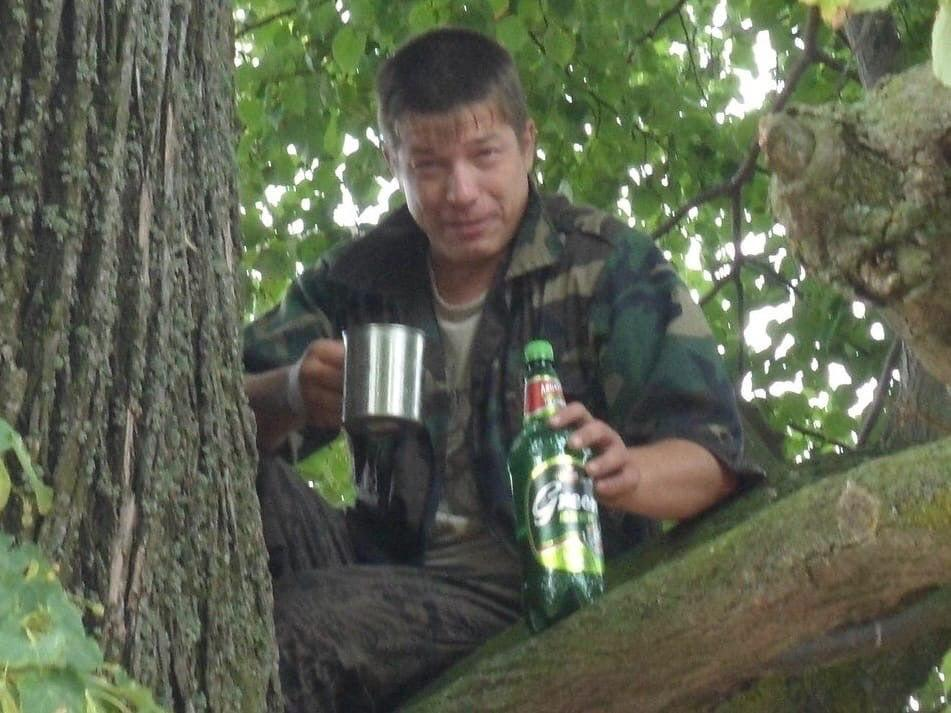
#> input picture assets/kiber_druzhina.jpg, 951 x 713 px
$ python -i collage.py   (imports and definitions only)
#> lines starting #> are read from the running program, lines starting #| are printed output that depends on the picture
"""Arena collage: fighters side by side (duel) or in a 2×2 grid (tournament).

Each fighter is a card: a coloured strip with its letter or number on top, the pic below it,
whole and uncovered. The strip carries the same colour as the vote buttons and bars (🟥 🟦 🟩 🟨),
so voters match card, line and button at a glance. All cards of a collage are the same size,
whatever the pics' shapes, so the layout never shifts.
"""

from io import BytesIO

from PIL import Image, ImageDraw, ImageFont

CELL_WIDTH = 600
STRIP = 64  # the label strip over each pic
PAD = 18  # canvas edge
GAP = 14  # between cards
RADIUS = 22
INSET = 10  # the pic keeps off the card's rounded edges
BODY_HEIGHT = {2: (420, 820), 4: (340, 600)}  # (min, max) pic area per card: duel, tournament
BACKGROUND = (17, 18, 22)
CARD = (34, 36, 43)
# Same colours as the vote bars and buttons: 🟥 🟦 🟩 🟨
BADGE_COLORS = ((229, 57, 53), (30, 136, 229), (67, 160, 71), (253, 216, 53))
BADGE_TEXT = ((255, 255, 255), (255, 255, 255), (255, 255, 255), (33, 33, 33))
DUEL_BADGES = ("A", "B")
TOURNAMENT_BADGES = ("1", "2", "3", "4")
SUPERSAMPLE = 2  # rounded corners are drawn larger and scaled down: Pillow doesn't antialias shapes


# [16 lines left out: functions _fit, _rounded, not called in this run]


# Evolution frames by stage index (see bot.core.shop.STAGES): beast silver, dragon gold, deity violet.
STAGE_FRAMES = {2: (192, 199, 207), 3: (255, 196, 0), 4: (170, 90, 255)}
STAGE_FRAME_WIDTH = 6
COSMETIC_FRAME_WIDTH = 10


# [16 lines left out: function _card, not called in this run]


def build(images: list[bytes], stages: list[int] | None = None, frames: list[tuple | None] | None = None) -> bytes:
    """2 images → two cards side by side, 4 images → 2×2. Returns JPEG bytes.
    stages: evolution stage per pic; evolved pics get a coloured frame.
    frames: a cosmetic frame colour per pic (from a chest), wider, instead of the stage frame."""
    if len(images) not in (2, 4):
        raise ValueError("collage needs 2 or 4 images")
    low, high = BODY_HEIGHT[len(images)]
    pictures = [_fit(image, (CELL_WIDTH - 2 * INSET, high - 2 * INSET)) for image in images]
    body = max(low, min(high, max(picture.height for picture in pictures) + 2 * INSET))
    labels = DUEL_BADGES if len(images) == 2 else TOURNAMENT_BADGES
    rows = (len(images) + 1) // 2
    card_height = STRIP + body
    width = 2 * PAD + 2 * CELL_WIDTH + GAP
    height = 2 * PAD + rows * card_height + (rows - 1) * GAP
    canvas = Image.new("RGB", (width, height), BACKGROUND)
    mask = _rounded((CELL_WIDTH, card_height), RADIUS)
    for slot, picture in enumerate(pictures):
        frame, frame_width = (STAGE_FRAMES.get(stages[slot]) if stages else None), STAGE_FRAME_WIDTH
        if frames and frames[slot]:
            frame, frame_width = frames[slot], COSMETIC_FRAME_WIDTH
        card = _card(picture, slot, labels[slot], body, frame, frame_width)
        x = PAD + (slot % 2) * (CELL_WIDTH + GAP)
        y = PAD + (slot // 2) * (card_height + GAP)
        canvas.paste(card, (x, y), mask)
    output = BytesIO()
    canvas.save(output, "JPEG", quality=90, optimize=True)
    return output.getvalue()


GOLD_OUTER = (212, 160, 23)
GOLD_INNER = (255, 223, 110)


# [14 lines left out: function golden_frame, not called in this run]

>>> import cv2
>>> picture = cv2.imread('../../assets/kiber_druzhina.jpg', cv2.IMREAD_GRAYSCALE)
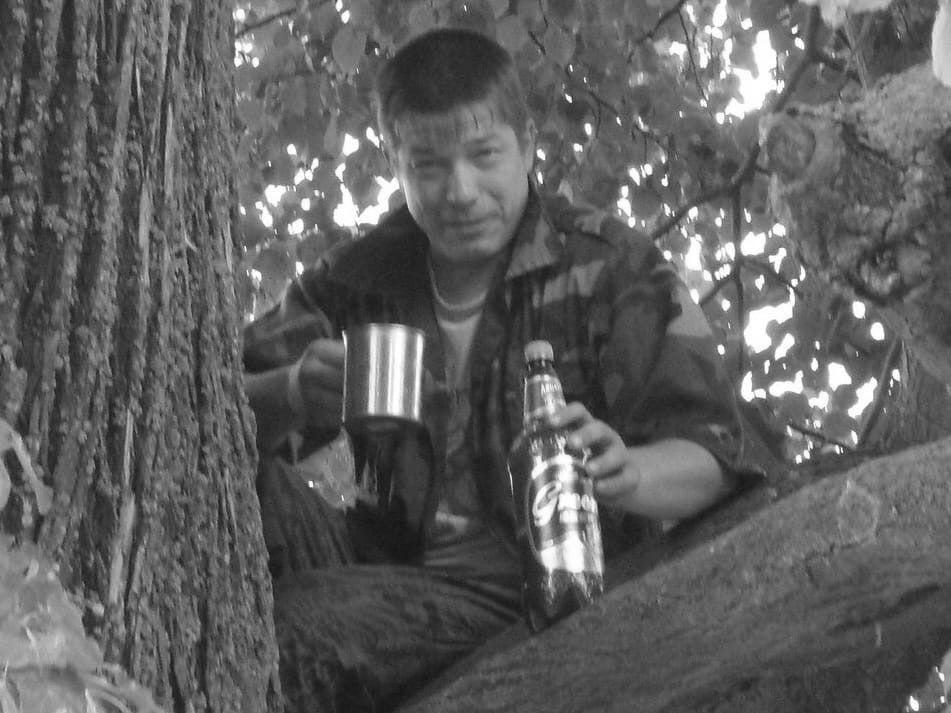
#> picture: shape (713, 951); min 16, max 255, mean 94.7
#> (the run stopped early here; a loop or call above may not have finished)
